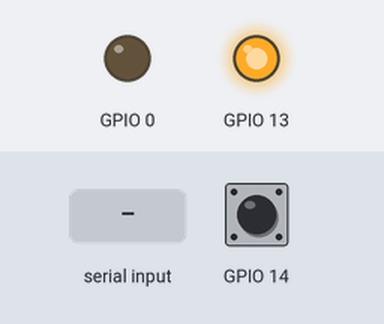
Simulated run of this sketch. Board: ESP8266 (NodeMCU). Parts: output pins drawn as LEDs (lit = HIGH). The inputs (shaded band) are chosen by the test bench; at power-on: GPIO 14 LOW. WiFi joins after 1.5 s; servers stay silent unless stated; a WiFi scan finds three made-up networks; what the sketch prints to the serial monitor is not drawn.

Above: at 0.8 s.
0.9 s: GPIO 14 driven HIGH
At 2.7 s:
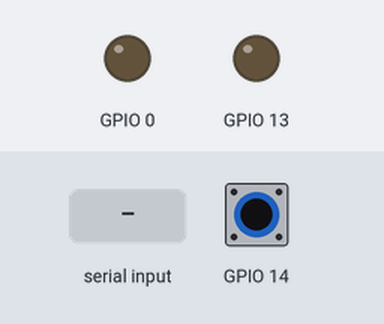
3.2 s: "\"" received over Serial
At 6.1 s:
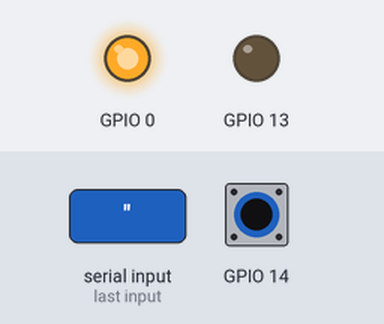
6.2 s: GPIO 14 driven LOW
9.2 s: GPIO 14 pulsed HIGH 5 times (0.12 s each, 0.3 s apart)
At 11.1 s:
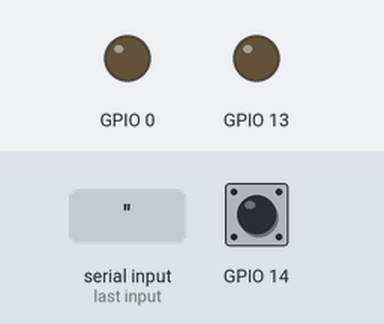
Timing chart, 0 to 12.6 s (numbered marks = the images above; inputs shaded):
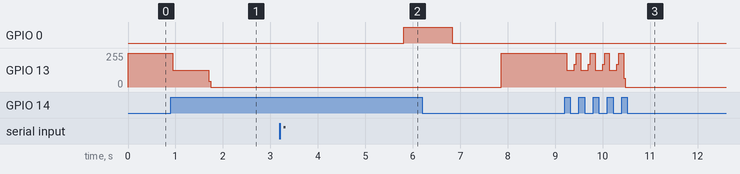

Measured:
- after the input at 0.9 s, GPIO 13: 255/255 → 127/255 at once, → 0/255 0.76 s later
- after the input at 3.2 s, GPIO 0: LOW → HIGH after 2.6 s

The sketch:

WiFiUdp_tuulettimen_ohjaus_palvelin.ino
```cpp
#include <stdint.h>
#include <ESP8266WiFi.h>
#include <WiFiUdp.h>

uint8_t crc8(size_t size, const uint8_t* data)
{
  uint8_t h = 0;
  for (const uint8_t* e = data + size; data != e; ++data)
  {
    h ^= *data;
    for (uint8_t c = 8; c--;)
      h = (h & 0x80) ? ((h << 1) ^ 7) : (h << 1);
  }
  return h;
}

#define HA_INDEX_TABLE 0x0
#define HA_INDEX_NETWORK_CONFIGURATION 0x1
#define HA_INDEX_FAN_SPEED 0x2
#define HA_INDEX_TEMPERATURE_MIN_LIMIT 0x3
#define HA_INDEX_TEMPERATURE_MAX_LIMIT 0x4
#define HA_WAIT 0x100
#define HA_CLOCK 0xD
#define HA_DATA 0xE

void haInitialize()
{
  pinMode(HA_CLOCK, OUTPUT);
  digitalWrite(HA_CLOCK, LOW);
  pinMode(HA_DATA, OUTPUT);
  digitalWrite(HA_DATA, LOW);
  delayMicroseconds(HA_WAIT);
  while (digitalRead(HA_DATA) == HIGH)
    delayMicroseconds(HA_WAIT);
  delayMicroseconds(HA_WAIT);
}

void haWrite(uint8_t variableIndex, uint8_t transferSize, const uint8_t* data)
{
  if (!transferSize)
    return;
  --transferSize;

  pinMode(HA_DATA, OUTPUT);
  digitalWrite(HA_DATA, LOW);
  pinMode(HA_DATA, INPUT);

  digitalWrite(HA_CLOCK, HIGH);
  while (digitalRead(HA_DATA) == LOW)
    delayMicroseconds(HA_WAIT);
  digitalWrite(HA_CLOCK, LOW);
  pinMode(HA_DATA, OUTPUT);

  digitalWrite(HA_DATA, LOW);// read write bit
  delayMicroseconds(HA_WAIT);
  digitalWrite(HA_CLOCK, HIGH);
  delayMicroseconds(HA_WAIT);
  digitalWrite(HA_CLOCK, LOW);

  digitalWrite(HA_DATA, (variableIndex & 0x8) ? HIGH : LOW);
  delayMicroseconds(HA_WAIT);
  digitalWrite(HA_CLOCK, HIGH);
  delayMicroseconds(HA_WAIT);
  digitalWrite(HA_CLOCK, LOW);

  digitalWrite(HA_DATA, (variableIndex & 0x4) ? HIGH : LOW);
  delayMicroseconds(HA_WAIT);
  digitalWrite(HA_CLOCK, HIGH);
  delayMicroseconds(HA_WAIT);
  digitalWrite(HA_CLOCK, LOW);

  digitalWrite(HA_DATA, (variableIndex & 0x2) ? HIGH : LOW);
  delayMicroseconds(HA_WAIT);
  digitalWrite(HA_CLOCK, HIGH);
  delayMicroseconds(HA_WAIT);
  digitalWrite(HA_CLOCK, LOW);

  digitalWrite(HA_DATA, (variableIndex & 0x1) ? HIGH : LOW);
  delayMicroseconds(HA_WAIT);
  digitalWrite(HA_CLOCK, HIGH);
  delayMicroseconds(HA_WAIT);
  digitalWrite(HA_CLOCK, LOW);

  digitalWrite(HA_DATA, (transferSize & 0x8) ? HIGH : LOW);
  delayMicroseconds(HA_WAIT);
  digitalWrite(HA_CLOCK, HIGH);
  delayMicroseconds(HA_WAIT);
  digitalWrite(HA_CLOCK, LOW);

  digitalWrite(HA_DATA, (transferSize & 0x4) ? HIGH : LOW);
  delayMicroseconds(HA_WAIT);
  digitalWrite(HA_CLOCK, HIGH);
  delayMicroseconds(HA_WAIT);
  digitalWrite(HA_CLOCK, LOW);

  digitalWrite(HA_DATA, (transferSize & 0x2) ? HIGH : LOW);
  delayMicroseconds(HA_WAIT);
  digitalWrite(HA_CLOCK, HIGH);
  delayMicroseconds(HA_WAIT);
  digitalWrite(HA_CLOCK, LOW);

  digitalWrite(HA_DATA, (transferSize & 0x1) ? HIGH : LOW);
  delayMicroseconds(HA_WAIT);
  digitalWrite(HA_CLOCK, HIGH);
  delayMicroseconds(HA_WAIT);
  digitalWrite(HA_CLOCK, LOW);

  ++transferSize;

  for (const uint8_t* i = data, * e = i + transferSize; i != e; ++i)
  {
    uint8_t transferByte = *i;
    for (uint8_t bitCounter = 8; bitCounter--;)
    {
      digitalWrite(HA_DATA, (transferByte & (1 << bitCounter)) ? HIGH : LOW);
      delayMicroseconds(HA_WAIT);
      digitalWrite(HA_CLOCK, HIGH);
      delayMicroseconds(HA_WAIT);
      digitalWrite(HA_CLOCK, LOW);
    }
  }

  digitalWrite(HA_CLOCK, LOW);
  digitalWrite(HA_DATA, LOW);
  pinMode(HA_DATA, INPUT);
  delayMicroseconds(HA_WAIT);
}

void haRead(uint8_t variableIndex, uint8_t transferSize, uint8_t* data)
{
  if (!transferSize)
    return;
  --transferSize;

  pinMode(HA_DATA, OUTPUT);
  digitalWrite(HA_DATA, LOW);
  pinMode(HA_DATA, INPUT);

  digitalWrite(HA_CLOCK, HIGH);
  while (digitalRead(HA_DATA) == LOW)
    delayMicroseconds(HA_WAIT);
  digitalWrite(HA_CLOCK, LOW);
  pinMode(HA_DATA, OUTPUT);

  digitalWrite(HA_DATA, HIGH);// read write bit
  delayMicroseconds(HA_WAIT);
  digitalWrite(HA_CLOCK, HIGH);
  delayMicroseconds(HA_WAIT);
  digitalWrite(HA_CLOCK, LOW);

  digitalWrite(HA_DATA, (variableIndex & 0x8) ? HIGH : LOW);
  delayMicroseconds(HA_WAIT);
  digitalWrite(HA_CLOCK, HIGH);
  delayMicroseconds(HA_WAIT);
  digitalWrite(HA_CLOCK, LOW);

  digitalWrite(HA_DATA, (variableIndex & 0x4) ? HIGH : LOW);
  delayMicroseconds(HA_WAIT);
  digitalWrite(HA_CLOCK, HIGH);
  delayMicroseconds(HA_WAIT);
  digitalWrite(HA_CLOCK, LOW);

  digitalWrite(HA_DATA, (variableIndex & 0x2) ? HIGH : LOW);
  delayMicroseconds(HA_WAIT);
  digitalWrite(HA_CLOCK, HIGH);
  delayMicroseconds(HA_WAIT);
  digitalWrite(HA_CLOCK, LOW);

  digitalWrite(HA_DATA, (variableIndex & 0x1) ? HIGH : LOW);
  delayMicroseconds(HA_WAIT);
  digitalWrite(HA_CLOCK, HIGH);
  delayMicroseconds(HA_WAIT);
  digitalWrite(HA_CLOCK, LOW);

  digitalWrite(HA_DATA, (transferSize & 0x8) ? HIGH : LOW);
  delayMicroseconds(HA_WAIT);
  digitalWrite(HA_CLOCK, HIGH);
  delayMicroseconds(HA_WAIT);
  digitalWrite(HA_CLOCK, LOW);

  digitalWrite(HA_DATA, (transferSize & 0x4) ? HIGH : LOW);
  delayMicroseconds(HA_WAIT);
  digitalWrite(HA_CLOCK, HIGH);
  delayMicroseconds(HA_WAIT);
  digitalWrite(HA_CLOCK, LOW);

  digitalWrite(HA_DATA, (transferSize & 0x2) ? HIGH : LOW);
  delayMicroseconds(HA_WAIT);
  digitalWrite(HA_CLOCK, HIGH);
  delayMicroseconds(HA_WAIT);
  digitalWrite(HA_CLOCK, LOW);

  digitalWrite(HA_DATA, (transferSize & 0x1) ? HIGH : LOW);
  delayMicroseconds(HA_WAIT);
  digitalWrite(HA_CLOCK, HIGH);
  delayMicroseconds(HA_WAIT);
  digitalWrite(HA_CLOCK, LOW);

  ++transferSize;

  digitalWrite(HA_DATA, LOW);
  pinMode(HA_DATA, INPUT);

  for (uint8_t* i = data, * e = i + transferSize; i != e; ++i)
  {
    uint8_t transferByte = 0;
    for (uint8_t bitCounter = 8; bitCounter--;)
    {
      delayMicroseconds(HA_WAIT);
      digitalWrite(HA_CLOCK, HIGH);
      transferByte |= ((digitalRead(HA_DATA) == HIGH ? 1 : 0) << bitCounter);
      delayMicroseconds(HA_WAIT);
      digitalWrite(HA_CLOCK, LOW);
    }
    *i = transferByte;
  }

  digitalWrite(HA_CLOCK, LOW);
  delayMicroseconds(HA_WAIT);
}

#define NETWORK_CONFIGURATION_BUFFER_SIZE 0x80
char networkConfiguration[NETWORK_CONFIGURATION_BUFFER_SIZE];
#define WIFI_LOGIN_DATA_BUFFER_SIZE 0x80
char wifiLoginDataBuffer[WIFI_LOGIN_DATA_BUFFER_SIZE];
char* wifiSSID;
char* wifiPassword;
#define PACKET_DATA_BUFFER_SIZE 0x80
uint8_t packetDataBuffer[PACKET_DATA_BUFFER_SIZE];
WiFiUDP Udp;

void setup()
{
  pinMode(0, OUTPUT);
  digitalWrite(0, LOW);
  haInitialize();
  uint16_t tableLow[2];
  haRead(HA_INDEX_TABLE, 4, (uint8_t*)tableLow);
  uint16_t networkConfigurationOffset = tableLow[1];
  for (size_t destinationIncroment = 0; destinationIncroment != 0x80;)
  {
    haRead(HA_INDEX_NETWORK_CONFIGURATION, 16, (uint8_t*)networkConfiguration + destinationIncroment);
    destinationIncroment += 0x10;
    if (destinationIncroment != 0x80)
      tableLow[1] += 0x10;
    else
      tableLow[1] = networkConfigurationOffset;
    haWrite(HA_INDEX_TABLE, 4, (const uint8_t*)tableLow);
  }
  networkConfiguration[0x80 - 1] = 0;
  bool newNetworkConfiguration = false;
  char* wifiLogin = networkConfiguration;
  Serial.begin(9600);
  Serial.flush();
  while (wifiLogin)
  {
    size_t wifiLoginDataSize = 0;
    if (wifiLogin == wifiLoginDataBuffer)
    {
      Serial.print("Enter wifi SSID followed by pasword\n");
      wifiLoginDataSize = 0;
      while (!Serial.available())
        delay(0x10);
      while (wifiLoginDataSize != (WIFI_LOGIN_DATA_BUFFER_SIZE - 1) && Serial.available())
      {
        wifiLoginDataBuffer[wifiLoginDataSize++] = Serial.read();
        if (!Serial.available())
          delay(0x10);
      }
	    if (wifiLoginDataSize != 0x80)
		    wifiLoginDataBuffer[wifiLoginDataSize] = 0;
      for (uint8_t i = 0; i != 0x80; ++i)
        networkConfiguration[i] = wifiLoginDataBuffer[i];
      newNetworkConfiguration = true;
    }
    wifiLoginDataSize = 0;
    while (wifiLogin[wifiLoginDataSize])
        ++wifiLoginDataSize;
    bool mode2 = false;
    for (char* i = wifiLogin, * e = i + wifiLoginDataSize; !mode2 && i != e; ++i)
      if (*i == '"')
        mode2 = true;
    wifiLogin[wifiLoginDataSize++] = 0;
    if (mode2)
    {
      char* search = wifiLogin;
      while (search != wifiLogin + wifiLoginDataSize && *search != '"')
        ++search;
      if (search != wifiLogin + wifiLoginDataSize)
        *search++ = 0;
      wifiSSID = search != wifiLogin + wifiLoginDataSize ? search : 0;
      while (search != wifiLogin + wifiLoginDataSize && *search != '"')
        ++search;
      if (search != wifiLogin + wifiLoginDataSize)
        *search++ = 0;
      else
        wifiSSID = 0;
      while (search != wifiLogin + wifiLoginDataSize && *search != '"')
        ++search;
      if (search != wifiLogin + wifiLoginDataSize)
        *search++ = 0;
      wifiPassword = search != wifiLogin + wifiLoginDataSize ? search : 0;
      while (search != wifiLogin + wifiLoginDataSize && *search != '"')
        ++search;
      if (search != wifiLogin + wifiLoginDataSize)
        *search++ = 0;
      else
        wifiPassword = 0;
    }
    else
    {
      wifiSSID = wifiLogin;
      wifiPassword = wifiLogin;
      while (wifiPassword != wifiLogin + wifiLoginDataSize && *wifiPassword != ' ')
        ++wifiPassword;
      while (wifiPassword != wifiLogin + wifiLoginDataSize && *wifiPassword == ' ')
        *wifiPassword++ = 0;
      if (wifiPassword == wifiLogin + wifiLoginDataSize)
        wifiPassword = 0;
    }
    if (!wifiSSID)
      wifiSSID = "";
    if (!wifiPassword)
      wifiPassword = "";
    size_t wifiSSIDLength = 0;
    while (wifiSSID[wifiSSIDLength])
      ++wifiSSIDLength;
    bool SSIDExist = false;
    Serial.print("Scannig for \"");
    Serial.print(wifiSSID);
    Serial.print("\" network.\n");
    for (size_t SSIDCount = WiFi.scanNetworks(), SSIDIndex = 0; !SSIDExist && SSIDIndex != SSIDCount; ++SSIDIndex)
    {
      String someSSID = WiFi.SSID(SSIDIndex);
      size_t someSSIDLength = 0;
      while (someSSID[someSSIDLength])
        ++someSSIDLength;
      if (someSSIDLength == wifiSSIDLength)
      {
        size_t compareIndex = 0;
        while (compareIndex != wifiSSIDLength)
          if (someSSID[compareIndex] == wifiSSID[compareIndex])
            ++compareIndex;
          else
            break;
        if (compareIndex == wifiSSIDLength)
          SSIDExist = true;
      }
    }
    if (!SSIDExist)
    {
      if (wifiLogin == networkConfiguration)
      {
        wifiLogin = wifiLoginDataBuffer;
        Serial.print("Network not found.\n");
        continue;
      }
      else
        Serial.print("Warning SSID does not identify an existing network.\n.");
    }
    Serial.print("Connecting to network \"");
    Serial.print(wifiSSID);
    Serial.print("\" password \"");
    for (char* i = wifiPassword; *i; ++i)
      Serial.print('*');
    Serial.print("\".\n");
    WiFi.begin(wifiSSID, wifiPassword);
    for (unsigned int c = 0; WiFi.status() != WL_CONNECTED;)
    {
      digitalWrite(0, HIGH);
      delay(0x400);
      digitalWrite(0, LOW);
      delay(0x400);
      c = (c + 1) & 0x1F;
      if (!c && wifiLogin == networkConfiguration)
      {
        wifiLogin = wifiLoginDataBuffer;
        break;
      }
      Serial.print(!c ? "\n." : ".");
    }
    if (WiFi.status() == WL_CONNECTED)
      wifiLogin = 0;
  }
  if (newNetworkConfiguration)
  {
    haRead(HA_INDEX_TABLE, 4, (uint8_t*)tableLow);
    networkConfigurationOffset = tableLow[1];
    for (size_t destinationIncroment = 0; destinationIncroment != 0x80;)
    {
      haWrite(HA_INDEX_NETWORK_CONFIGURATION, 0x10, (uint8_t*)networkConfiguration + destinationIncroment);
      destinationIncroment += 0x10;
      if (destinationIncroment != 0x80)
        tableLow[1] += 0x10;
      else
        tableLow[1] = networkConfigurationOffset;
      haWrite(HA_INDEX_TABLE, 4, (const uint8_t*)tableLow);
    }
  }
  Udp.begin(0x29A);
  Serial.print(" connected\nNow listening at IP \"");
  Serial.print(WiFi.localIP().toString().c_str());
  Serial.print("\".\n");
  digitalWrite(0, LOW);
}

void loop()
{
  size_t packetSize = Udp.parsePacket();
  if (packetSize)
  {
    #ifdef DEBUG
    Serial.print("Received ");
    Serial.print(packetSize);
    Serial.print(" bytes from ");
    Serial.print(Udp.remoteIP().toString().c_str());
    Serial.print(", port ");
    Serial.print(Udp.remotePort());
    Serial.print(".\n");
    #endif
    size_t packetDataSize = Udp.read(packetDataBuffer, PACKET_DATA_BUFFER_SIZE);
    if (packetDataSize > 3 && packetDataBuffer[0] == 0x03 &&
      packetDataSize == (size_t)(3 + ((packetDataBuffer[1] >> 4) + 1)) &&
      packetDataBuffer[2 + ((packetDataBuffer[1] >> 4) + 1)] == crc8(2 + ((packetDataBuffer[1] >> 4) + 1), packetDataBuffer))
    {
      haWrite(packetDataBuffer[1] & 0x0F, (packetDataBuffer[1] >> 4) + 1, packetDataBuffer + 2);
      packetDataBuffer[0] = 0x02;
      packetDataBuffer[2] = crc8(((packetDataBuffer[1] >> 4) + 1), packetDataBuffer + 2);
      packetDataBuffer[3] = crc8(3, packetDataBuffer);
      Udp.beginPacket(Udp.remoteIP(), Udp.remotePort());
      Udp.write(packetDataBuffer, 4);
      Udp.endPacket();
    }
    else if (packetDataSize == 3 && packetDataBuffer[0] == 0x01 && packetDataBuffer[2] == crc8(2, packetDataBuffer))
    {
      packetDataBuffer[0] = 0x00;
      haRead(packetDataBuffer[1] & 0x0F, (packetDataBuffer[1] >> 4) + 1, packetDataBuffer + 2);
      packetDataBuffer[2 + ((packetDataBuffer[1] >> 4) + 1)] = crc8(2 + ((packetDataBuffer[1] >> 4) + 1), packetDataBuffer);
      Udp.beginPacket(Udp.remoteIP(), Udp.remotePort());
      Udp.write(packetDataBuffer, 3 + ((packetDataBuffer[1] >> 4) + 1));
      Udp.endPacket();
    }
    #ifdef DEBUG
    else
      Serial.print("Invalid packet.\n");
    #endif
  }
}
```
